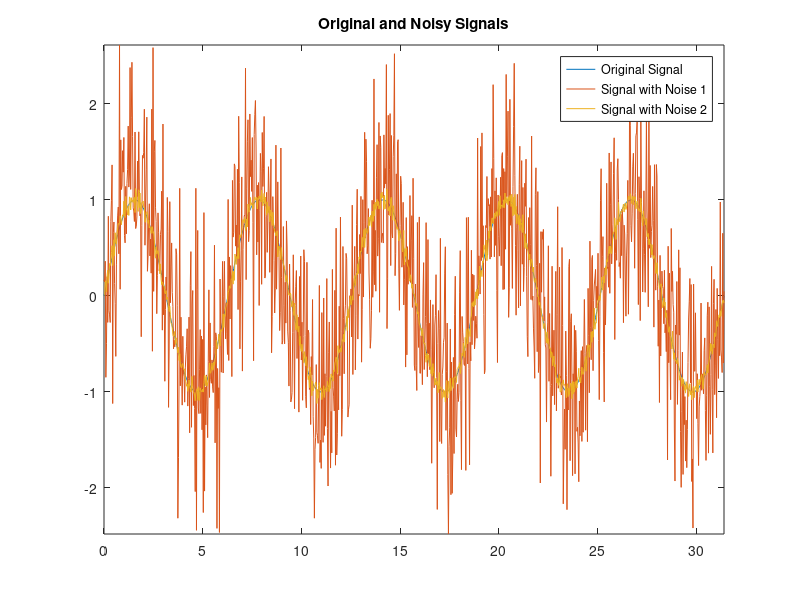

MATLAB code to generate this figure: (Note: this script raises an error after producing the figure.)
clear all; close all; clc;

n = 1000;
x = linspace(0,10*pi,n);
Sig = sin(x);

Sigma = 0.03*(max(Sig)-min(Sig)); % noise level
Nos_Sig1 = awgn(Sig,Sigma,'measured'); % noisy signal
Nos_Sig2 = Sig + Sigma*randn(1,n); % noisy signal

figure; plot(x,Sig,x,Nos_Sig1,x,Nos_Sig2); axis tight; title('Original and Noisy Signals'); ...
    legend('Original Signal','Signal with Noise 1','Signal with Noise 2')

%% PREPARE FOR DENOISING
% Rx = Nos_Sig'*Nos_Sig;
% [EVec_RX , EVal_RX] = eig(Rx);
% 
% U = EVec_RX';
% G = diag(

% Fft_Sig = fft(Sig);
% Fft_Sig_tmp = DFT_Fun(Sig)*n;
% Fft_Nos_Sig1 = fft(Nos_Sig1);
% Fft_Nos_Sig2 = fft(Nos_Sig2);

% n = length(Sig);
% P_Sig = abs(Fft_Sig).^2; % Spectral power
% Wie_Fltr = P_Sig./(P_Sig + n*Sigma^2);

% De_Nos_Sig1 = real(ifft(Fft_Nos_Sig1.*Wie_Fltr));
% De_Nos_Sig2 = real(ifft(Fft_Nos_Sig2.*Wie_Fltr));
Clean = WienerFilter(Sig,Nos_Sig1,Sigma);

% figure; plot(x,Sig,x,De_Nos_Sig1,x,De_Nos_Sig2,x,Clean); axis tight; title('Original Signal'); ...
%     legend('Original Signal','Denoised Signal 1','Denoised Signal 2','My Function')

figure; plot(x,Sig,x,Clean); axis tight; title('Original and Denoised Signals'); ...
    legend('Original Signal','Denoised Signal')